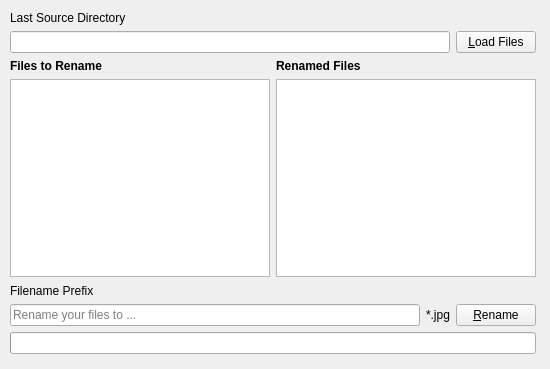
<?xml version="1.0" encoding="UTF-8"?>
<ui version="4.0">
 <class>Window</class>
 <widget class="QWidget" name="Window">
  <property name="geometry">
   <rect>
    <x>0</x>
    <y>0</y>
    <width>550</width>
    <height>369</height>
   </rect>
  </property>
  <property name="windowTitle">
   <string>Form</string>
  </property>
  <widget class="QWidget" name="layoutWidget">
   <property name="geometry">
    <rect>
     <x>10</x>
     <y>10</y>
     <width>526</width>
     <height>344</height>
    </rect>
   </property>
   <layout class="QGridLayout" name="gridLayout">
    <item row="0" column="0" colspan="3">
     <widget class="QLabel" name="label">
      <property name="minimumSize">
       <size>
        <width>0</width>
        <height>15</height>
       </size>
      </property>
      <property name="maximumSize">
       <size>
        <width>16777215</width>
        <height>15</height>
       </size>
      </property>
      <property name="text">
       <string>Last Source Directory</string>
      </property>
     </widget>
    </item>
    <item row="1" column="0" colspan="2">
     <widget class="QLineEdit" name="dirEdit">
      <property name="maximumSize">
       <size>
        <width>16777215</width>
        <height>30</height>
       </size>
      </property>
      <property name="maxLength">
       <number>30</number>
      </property>
      <property name="readOnly">
       <bool>true</bool>
      </property>
     </widget>
    </item>
    <item row="1" column="2">
     <widget class="QPushButton" name="loadFilesButton">
      <property name="maximumSize">
       <size>
        <width>16777215</width>
        <height>30</height>
       </size>
      </property>
      <property name="text">
       <string>&amp;Load Files</string>
      </property>
     </widget>
    </item>
    <item row="2" column="0" colspan="3">
     <layout class="QHBoxLayout" name="horizontalLayout">
      <item>
       <layout class="QVBoxLayout" name="verticalLayout">
        <item>
         <widget class="QLabel" name="label_2">
          <property name="font">
           <font>
            <weight>75</weight>
            <bold>true</bold>
           </font>
          </property>
          <property name="text">
           <string>Files to Rename</string>
          </property>
         </widget>
        </item>
        <item>
         <widget class="QListWidget" name="srcFileList"/>
        </item>
       </layout>
      </item>
      <item>
       <layout class="QVBoxLayout" name="verticalLayout_2">
        <item>
         <widget class="QLabel" name="label_3">
          <property name="font">
           <font>
            <weight>75</weight>
            <bold>true</bold>
           </font>
          </property>
          <property name="text">
           <string>Renamed Files</string>
          </property>
         </widget>
        </item>
        <item>
         <widget class="QListWidget" name="dstFileList"/>
        </item>
       </layout>
      </item>
     </layout>
    </item>
    <item row="3" column="0" colspan="3">
     <widget class="QLabel" name="label_4">
      <property name="minimumSize">
       <size>
        <width>0</width>
        <height>15</height>
       </size>
      </property>
      <property name="maximumSize">
       <size>
        <width>16777215</width>
        <height>15</height>
       </size>
      </property>
      <property name="text">
       <string>Filename Prefix</string>
      </property>
     </widget>
    </item>
    <item row="4" column="0">
     <widget class="QLineEdit" name="prefixEdit">
      <property name="maximumSize">
       <size>
        <width>16777215</width>
        <height>30</height>
       </size>
      </property>
      <property name="maxLength">
       <number>30</number>
      </property>
      <property name="readOnly">
       <bool>true</bool>
      </property>
      <property name="placeholderText">
       <string>Rename your files to ...</string>
      </property>
     </widget>
    </item>
    <item row="4" column="1">
     <widget class="QLabel" name="extensionLabel">
      <property name="maximumSize">
       <size>
        <width>16777215</width>
        <height>30</height>
       </size>
      </property>
      <property name="text">
       <string>*.jpg</string>
      </property>
     </widget>
    </item>
    <item row="4" column="2">
     <widget class="QPushButton" name="renameFilesButton">
      <property name="maximumSize">
       <size>
        <width>16777215</width>
        <height>30</height>
       </size>
      </property>
      <property name="text">
       <string>&amp;Rename</string>
      </property>
     </widget>
    </item>
    <item row="5" column="0" colspan="3">
     <widget class="QProgressBar" name="progressBar">
      <property name="minimum">
       <number>30</number>
      </property>
      <property name="value">
       <number>29</number>
      </property>
     </widget>
    </item>
   </layout>
  </widget>
 </widget>
 <resources/>
 <connections/>
</ui>
